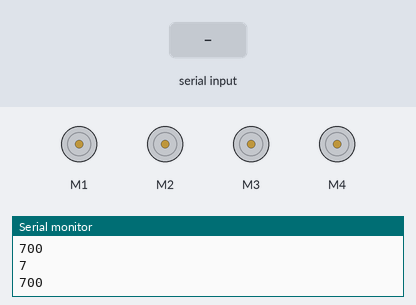
A sketch run on a simulated Arduino Uno, built with avr-gcc and run on an emulated ATmega328P. On the bench: 4 × DC motor (green arrow = forward, orange = backward, longer = faster), the last lines printed to the serial monitor. The inputs (shaded band) are chosen by the test bench.

Above: at 1.2 s.
1.3 s: "90,45\n" received over Serial
At 1.6 s:
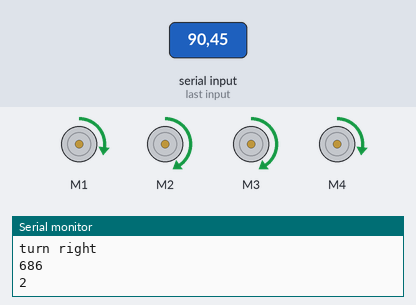
3.8 s: "30,150\n" received over Serial
At 4.6 s:
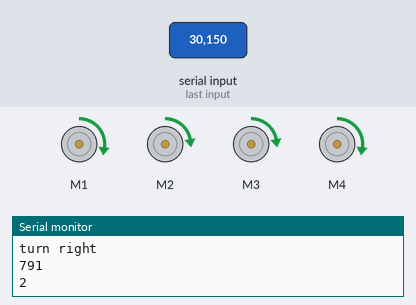
5.3 s: "640\n" received over Serial
At 6.1 s:
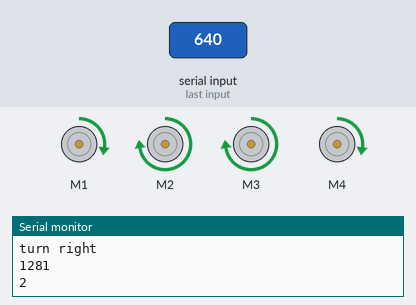
7.8 s: "200\n" received over Serial
At 8.6 s:
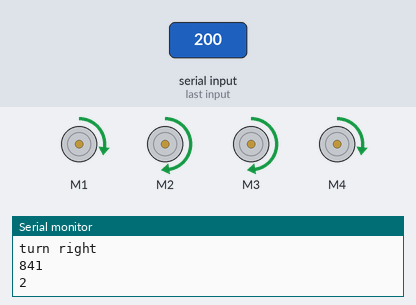
Timing chart, 0 to 10.8 s (numbered marks = the images above; inputs shaded):
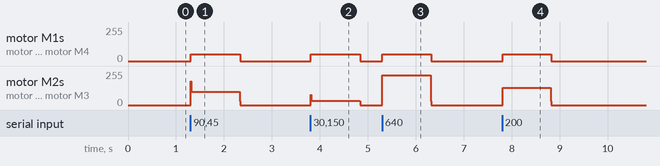

Measured:
- after the input at 1.3 s, motor M1, motor M4: stopped → forward 50/255 at once, → stopped 1.0 s later; motor M2, motor M3: stopped → forward 101/255 at once, → stopped 1.0 s later
- after the input at 3.8 s, motor M1, motor M4: stopped → forward 50/255 at once, → stopped 1.0 s later; motor M2, motor M3: stopped → forward 31/255 at once, → stopped 1.0 s later
- after the input at 5.3 s, motor M1, motor M4: stopped → forward 50/255 at once, → stopped 1.0 s later; motor M2, motor M3: stopped → forward 225/255 at once, → stopped 1.0 s later
- after the input at 7.8 s, motor M1, motor M4: stopped → forward 50/255 at once, → stopped 1.0 s later; motor M2, motor M3: stopped → forward 129/255 at once, → stopped 1.0 s later

The sketch:

motor.ino
```cpp
#include <Wire.h>
#include <Adafruit_MotorShield.h>
#include "utility/Adafruit_MS_PWMServoDriver.h"

//definte states
#define S_FOR_STRAIGHT  (1)
#define S_FOR_LEFT      (2)
#define S_FOR_RIGHT     (3)
#define S_BAC_STRAIGHT  (4)
#define S_BAC_LEFT      (5)
#define S_BAC_RIGHT     (6)
#define S_STOP          (7)


Adafruit_MotorShield AFMS = Adafruit_MotorShield();
Adafruit_DCMotor *Motor1 = AFMS.getMotor(1);
Adafruit_DCMotor *Motor2 = AFMS.getMotor(2);
Adafruit_DCMotor *Motor3 = AFMS.getMotor(3);
Adafruit_DCMotor *Motor4 = AFMS.getMotor(4);
const int fwdRange = 32;
int state = 7;


void setup() {
  Serial.begin(9600);           // set up Serial library at 9600 bps
  Serial.println("Adafruit Motorshield v2 - DC Motor test!");

  AFMS.begin();  // create with the default frequency 1.6KHz
  //AFMS.begin(1000);  // OR with a different frequency, say 1KHz

//  // Set the speed to start, from 0 (off) to 255 (max speed)
//  myMotor->setSpeed(150);
//  myMotor->run(FORWARD);
//  // turn on motor
//  myMotor->run(RELEASE);
}

void loop() {
  int diff = 0;
  int spd = 50;
  if (Serial.available()){
    diff = Serial.parseInt();
    diff = diff + 641;
    Serial.println(diff);
    if(diff == 640){
     Serial.println("no face found");
     state = 7;
    }
    else if((diff < fwdRange) && (diff > -fwdRange)){
     Serial.println("straight ahead");
     state = 1;
     spd = 50;

    }
    else if(diff > fwdRange){
     Serial.println("turn right");
     state = 3;
     spd = 0.0012*diff*diff + 48.737;
    }
    else if(diff < -fwdRange)
     Serial.println("turn left");
     state = 2;
     spd = 0.0012*diff*diff + 48.737;

    }
  else {
    diff = 700;
    state = 7;
  }
  Serial.println(diff);
  Serial.println(state);
  drive(spd);
  delay(10);
}

void drive(int spd) {
  int constant_spd = 50;


  switch(state) {
    case S_FOR_STRAIGHT:
      Motor1->run(FORWARD);
      Motor2->run(FORWARD);
      Motor3->run(FORWARD);
      Motor4->run(FORWARD);
      Motor1->setSpeed(spd);
      Motor2->setSpeed(spd);
      Motor3->setSpeed(spd);
      Motor4->setSpeed(spd);
      break;

    case S_FOR_LEFT:
      Motor1->run(FORWARD);
      Motor2->run(FORWARD);
      Motor3->run(FORWARD);
      Motor4->run(FORWARD);
      Motor1->setSpeed(constant_spd);
      Motor2->setSpeed(spd);
      Motor3->setSpeed(spd);
      Motor4->setSpeed(constant_spd);
      break;

    case S_FOR_RIGHT:
      Motor1->run(FORWARD);
      Motor2->run(FORWARD);
      Motor3->run(FORWARD);
      Motor4->run(FORWARD);
      Motor1->setSpeed(spd);
      Motor2->setSpeed(constant_spd);
      Motor3->setSpeed(constant_spd);
      Motor4->setSpeed(spd);
      break;

    case S_BAC_STRAIGHT:
      Motor1->run(BACKWARD);
      Motor2->run(BACKWARD);
      Motor3->run(BACKWARD);
      Motor4->run(BACKWARD);
      Motor1->setSpeed(75);
      Motor2->setSpeed(75);
      Motor3->setSpeed(75);
      Motor4->setSpeed(75);
      break;

    case S_BAC_LEFT:
      Motor1->run(FORWARD);
      Motor2->run(BACKWARD);
      Motor3->run(BACKWARD);
      Motor4->run(FORWARD);
      Motor1->setSpeed(75);
      Motor2->setSpeed(75);
      Motor3->setSpeed(75);
      Motor4->setSpeed(75);
      break;

    case S_BAC_RIGHT:
      Motor1->run(BACKWARD);
      Motor2->run(FORWARD);
      Motor3->run(FORWARD);
      Motor4->run(BACKWARD);
      Motor1->setSpeed(75);
      Motor2->setSpeed(75);
      Motor3->setSpeed(75);
      Motor4->setSpeed(75);
      break;
    case S_STOP:
      Motor1->run(RELEASE);
      Motor2->run(RELEASE);
      Motor3->run(RELEASE);
      Motor4->run(RELEASE);
  }
}
```
